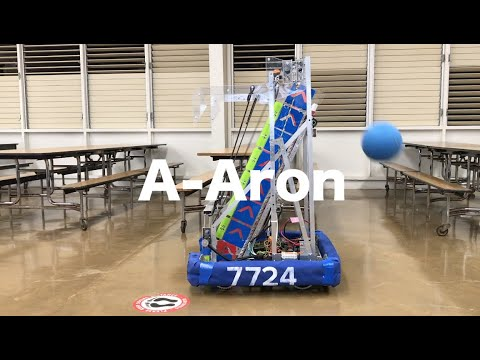
#> input picture hqdefault (1).jpg, 480 x 360 px, given in place of the camera
$ python Composite.py
#> lines starting #> are read from the running program, lines starting #| are printed output that depends on the picture; after the words box and inside, x2 and y2 are one past the last pixel; in counts of white or black regions, pixels touching at a corner belong together
import cv2
from networktables import NetworkTablesInstance, NetworkTables
import sys

#Initialize video capture
cap = cv2.VideoCapture(0)


cap.set(3, 640)
cap.set(4, 480)


def pipeline():
    ret, frame = cap.read()
#> frame is the input picture: shape (360, 480, 3); mean B, G, R 102.8, 112.8, 121.4
    origionlIm = frame
    frame = cv2.GaussianBlur(frame, (7, 7), 0)
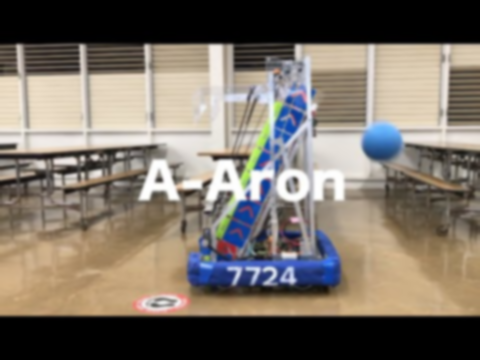
#> frame: shape (360, 480, 3); mean B, G, R 102.8, 112.8, 121.4
    frame = cv2.cvtColor(frame, cv2.COLOR_BGR2HSV)
#> frame: shape (360, 480, 3); mean H, S, V 25.8, 53.3, 126.7
    try:
        #frame = cv2.inRange(frame, (table.getNumber('Hl', 0), table.getNumber('Sl', 0), table.getNumber('Vl', 0)), (table.getNumber('Hh', 0), table.getNumber('Sh', 0), table.getNumber('Vh', 0)))
        frame = cv2.inRange(frame, (0, 3, 115), (10, 255, 255))
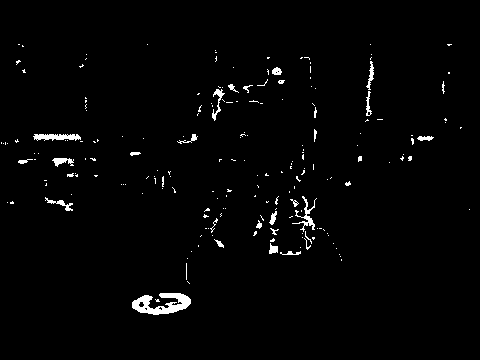
#> frame: shape (360, 480); 1.8% white; 198 white regions (168 under 20 px)
        cntss = cv2.findContours(frame, cv2.RETR_EXTERNAL, cv2.CHAIN_APPROX_SIMPLE)
#> cntss = 198 contours, 181 with area under 20; largest, box (x1, y1, x2, y2) and area: (132, 293, 191, 315) 640, (33, 134, 81, 141) 190, (292, 196, 317, 232) 111, (52, 158, 74, 167) 78, (212, 89, 225, 121) 77
        cnts = cntss[0] if len(cntss) == 2 else cntss[1]
#> cnts has the same summary as cntss

        cnt = sorted(cnts, key=cv2.contourArea, reverse=False)
#> cnt has the same summary as cntss


        for c in cnts:
            ((x, y), radius) = cv2.minEnclosingCircle(c)
#> this loop made 198 passes
#> (x, y, radius) on passes 1, 2, 6: (157, 300, 2.24), (161, 303, 29.27), (187, 258, 0.0001)
            ##cv2.circle(origionlIm, (int(x), int(y)), int(radius), (0, 255, 255), 2)
        ((xx, yy), rr) = cv2.minEnclosingCircle(max(cnts, key=cv2.contourArea))
#> xx = 161; yy = 303; rr = 29.27
        cv2.circle(origionlIm, (int(xx), int(yy)), int(rr), (0, 255, 255), 2)
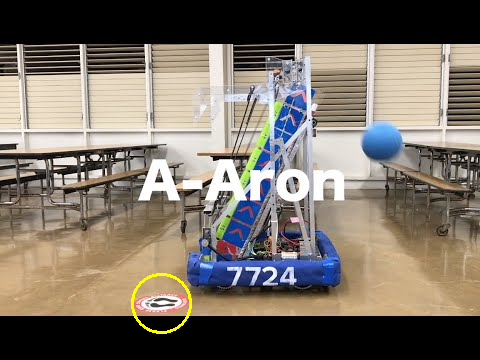
#> origionlIm: shape (360, 480, 3); 0.31% of pixels changed, all inside (x1, y1, x2, y2) = (131, 273, 192, 334)

        M = cv2.moments(max(cnts, key=cv2.contourArea))
#> M = moments, m00 640.5, centre m10/m00, m01/m00 = (160.9, 303.8)
        center = (int(M["m10"] / M["m00"]), int(M["m01"] / M["m00"]))
#> center = (160, 303)
        cv2.circle(origionlIm, center, 5, (0, 0, 255), -1)
#> origionlIm: shape (360, 480, 3); 0.05% of pixels changed, all inside (x1, y1, x2, y2) = (155, 298, 166, 309)
        cv2.circle(origionlIm, (int(xx), int(yy)), 6, (255, 0, 0), 2)
#> origionlIm: shape (360, 480, 3); mean B, G, R 102.6, 113.1, 121.7
        Xcord = xx
#> Xcord = 161
        Ycord = yy
#> Ycord = 303
        hasTarget = True

    except:
        #print("Nothing To Target Found")
        Xcord = 999
        Ycord = 999
        hasTarget = False
    #finally:
    cv2.imshow('Processed', origionlIm)
    return Xcord

def tableOut(Xcord):
    NetworkTables.getDefault()
    NetworkTables.initialize(server="10.18.7.2")
    table = NetworkTables.getTable('SmartDashboard')
    table.putNumber('TargetX', Xcord - 320)
    #table.putNumber('TargetY', Ycord - 240)
    print(NetworkTables.isConnected())

if __name__ == "__main__":

	tableOut(pipeline())

$ run again, on hqdefault.jpg
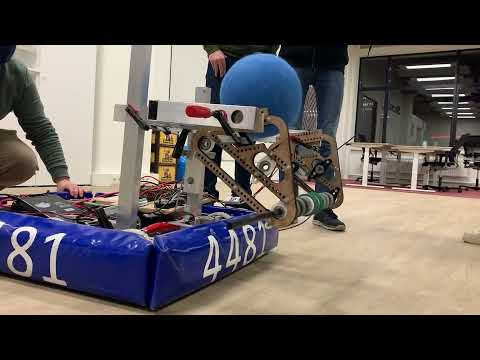
#> input picture hqdefault.jpg, 480 x 360 px, given in place of the camera
#> in pipeline, frame is the input picture: shape (360, 480, 3); mean B, G, R 84.9, 87, 93.4
#> in pipeline, `frame = cv2.inRange(frame, (0, 3, 115), (10, 255, 255))`:
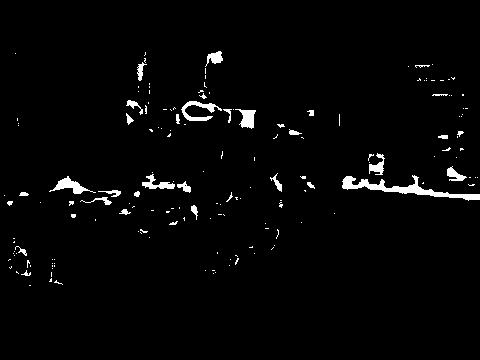
#> frame: shape (360, 480); 2.3% white; 169 white regions (137 under 20 px)
#> cntss = 169 contours, 147 with area under 20; largest, box (x1, y1, x2, y2) and area: (342, 175, 480, 201) 756, (49, 176, 96, 194) 238, (181, 101, 222, 121) 234, (235, 109, 256, 129) 198, (142, 174, 175, 189) 160
#> cnts has the same summary as cntss
#> cnt has the same summary as cntss
#> the loop in pipeline, `for c in cnts:` made 169 passes
#> (x, y, radius) on passes 2 to 4: (58, 283, 4.12), (50, 279.5, 1.8), (213, 273, 0.0001)
#> xx = 410.5; yy = 190; rr = 69.09
#> in pipeline, `cv2.circle(origionlIm, (int(xx), int(yy)), int(rr), (0, 255, 255), 2)`:
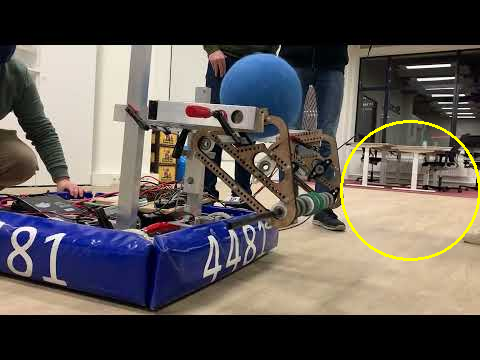
#> origionlIm: shape (360, 480, 3); 0.72% of pixels changed, all inside (x1, y1, x2, y2) = (340, 120, 480, 261)
#> M = moments, m00 756.5, centre m10/m00, m01/m00 = (403.3, 188.6)
#> center = (403, 188)
#> Xcord = 410.5
#> Ycord = 190

$ run again, on game3.png
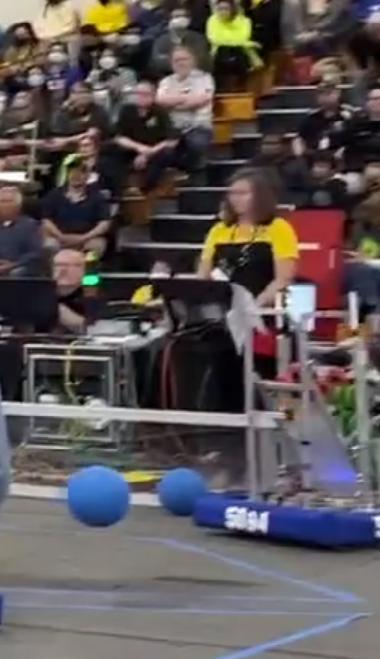
#> input picture game3.png, 380 x 659 px, given in place of the camera
#> in pipeline, frame is the input picture: shape (659, 380, 3); mean B, G, R 84.9, 84.2, 91.5
#> in pipeline, `frame = cv2.inRange(frame, (0, 3, 115), (10, 255, 255))`:
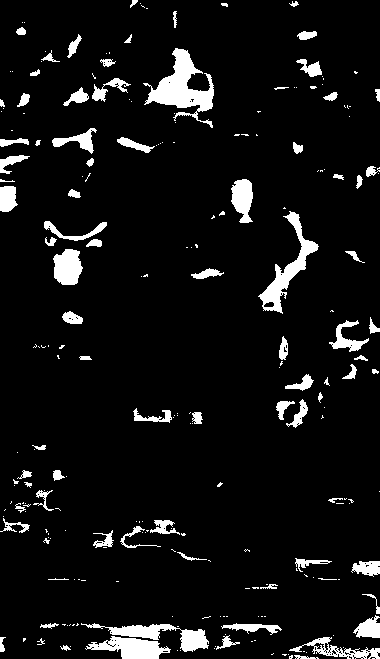
#> frame: shape (659, 380); 7.1% white; 237 white regions (151 under 20 px)
#> cntss = 237 contours, 168 with area under 20; largest, box (x1, y1, x2, y2) and area: (143, 48, 214, 128) 1968, (258, 211, 319, 314) 1338, (81, 623, 209, 652) 1038, (85, 636, 171, 659) 1010, (53, 249, 83, 285) 774
#> cnts has the same summary as cntss
#> cnt has the same summary as cntss
#> the loop in pipeline, `for c in cnts:` made 237 passes
#> (x, y, radius) on passes 1 to 3: (306, 656.5, 12.09), (290.5, 656.5, 2.12), (288, 654, 0.0001)
#> xx = 186.3; yy = 90.86; rr = 44.33
#> in pipeline, `cv2.circle(origionlIm, (int(xx), int(yy)), int(rr), (0, 255, 255), 2)`:
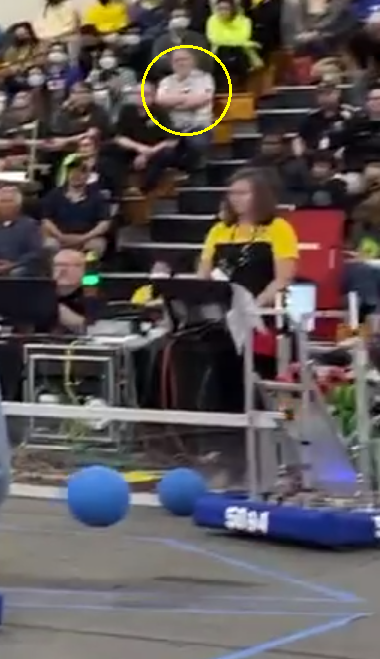
#> origionlIm: shape (659, 380, 3); 0.33% of pixels changed, all inside (x1, y1, x2, y2) = (141, 45, 232, 136)
#> M = moments, m00 1967.5, centre m10/m00, m01/m00 = (182, 87.18)
#> center = (181, 87)
#> Xcord = 186.3
#> Ycord = 90.86
